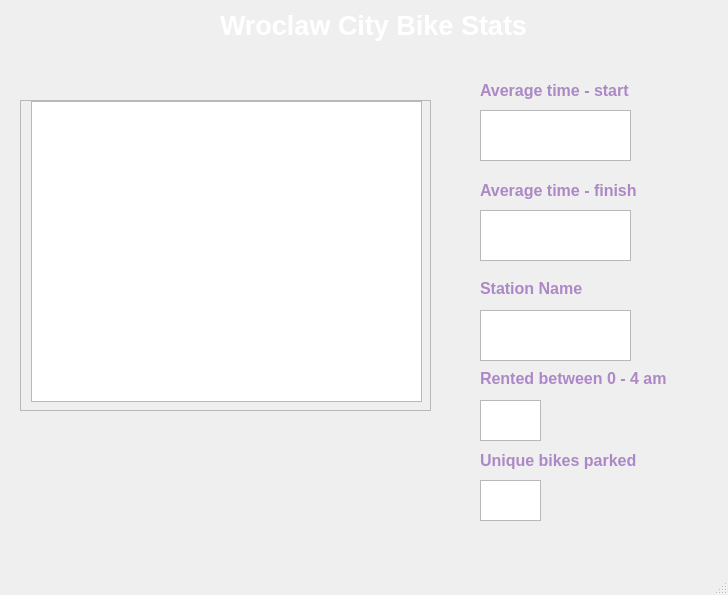
<?xml version="1.0" encoding="UTF-8"?>
<ui version="4.0">
 <class>MainWindow</class>
 <widget class="QMainWindow" name="MainWindow">
  <property name="geometry">
   <rect>
    <x>0</x>
    <y>0</y>
    <width>728</width>
    <height>595</height>
   </rect>
  </property>
  <property name="font">
   <font>
    <pointsize>12</pointsize>
   </font>
  </property>
  <property name="windowTitle">
   <string>MainWindow</string>
  </property>
  <widget class="QWidget" name="centralwidget">
   <widget class="QScrollArea" name="scrollArea">
    <property name="geometry">
     <rect>
      <x>20</x>
      <y>100</y>
      <width>411</width>
      <height>311</height>
     </rect>
    </property>
    <property name="widgetResizable">
     <bool>true</bool>
    </property>
    <widget class="QWidget" name="scrollAreaWidgetContents">
     <property name="geometry">
      <rect>
       <x>0</x>
       <y>0</y>
       <width>409</width>
       <height>309</height>
      </rect>
     </property>
     <widget class="QTableView" name="tableView">
      <property name="geometry">
       <rect>
        <x>10</x>
        <y>0</y>
        <width>391</width>
        <height>301</height>
       </rect>
      </property>
     </widget>
    </widget>
   </widget>
   <widget class="QLabel" name="label">
    <property name="geometry">
     <rect>
      <x>480</x>
      <y>60</y>
      <width>221</width>
      <height>61</height>
     </rect>
    </property>
    <property name="font">
     <font>
      <pointsize>12</pointsize>
      <bold>true</bold>
     </font>
    </property>
    <property name="styleSheet">
     <string notr="true">QLabel{
color: #AD88C6;
font-weight: bold;  
}</string>
    </property>
    <property name="text">
     <string>Average time - start</string>
    </property>
   </widget>
   <widget class="QLabel" name="label_2">
    <property name="geometry">
     <rect>
      <x>480</x>
      <y>180</y>
      <width>231</width>
      <height>21</height>
     </rect>
    </property>
    <property name="font">
     <font>
      <pointsize>12</pointsize>
      <bold>true</bold>
     </font>
    </property>
    <property name="styleSheet">
     <string notr="true">QLabel{
color: #AD88C6;
font-weight: bold;  
}</string>
    </property>
    <property name="text">
     <string>Average time - finish</string>
    </property>
   </widget>
   <widget class="QLabel" name="label_3">
    <property name="geometry">
     <rect>
      <x>480</x>
      <y>450</y>
      <width>171</width>
      <height>21</height>
     </rect>
    </property>
    <property name="font">
     <font>
      <pointsize>12</pointsize>
      <bold>true</bold>
     </font>
    </property>
    <property name="styleSheet">
     <string notr="true">QLabel{
color: #AD88C6;
  font-weight: bold;  
}</string>
    </property>
    <property name="text">
     <string>Unique bikes parked</string>
    </property>
   </widget>
   <widget class="QTextEdit" name="startAvgTime">
    <property name="geometry">
     <rect>
      <x>480</x>
      <y>110</y>
      <width>151</width>
      <height>51</height>
     </rect>
    </property>
    <property name="readOnly">
     <bool>true</bool>
    </property>
   </widget>
   <widget class="QTextEdit" name="finishAvgTime">
    <property name="geometry">
     <rect>
      <x>480</x>
      <y>210</y>
      <width>151</width>
      <height>51</height>
     </rect>
    </property>
    <property name="readOnly">
     <bool>true</bool>
    </property>
   </widget>
   <widget class="QTextEdit" name="uniqueBikesAmount">
    <property name="geometry">
     <rect>
      <x>480</x>
      <y>480</y>
      <width>61</width>
      <height>41</height>
     </rect>
    </property>
    <property name="readOnly">
     <bool>true</bool>
    </property>
   </widget>
   <widget class="QLabel" name="label_4">
    <property name="geometry">
     <rect>
      <x>480</x>
      <y>280</y>
      <width>111</width>
      <height>16</height>
     </rect>
    </property>
    <property name="font">
     <font>
      <pointsize>12</pointsize>
      <bold>true</bold>
     </font>
    </property>
    <property name="styleSheet">
     <string notr="true">QLabel{
color: #AD88C6;
  font-weight: bold;  
}</string>
    </property>
    <property name="text">
     <string>Station Name</string>
    </property>
   </widget>
   <widget class="QTextEdit" name="stationName">
    <property name="geometry">
     <rect>
      <x>480</x>
      <y>310</y>
      <width>151</width>
      <height>51</height>
     </rect>
    </property>
    <property name="readOnly">
     <bool>true</bool>
    </property>
   </widget>
   <widget class="QTextEdit" name="amountBetween04">
    <property name="geometry">
     <rect>
      <x>480</x>
      <y>400</y>
      <width>61</width>
      <height>41</height>
     </rect>
    </property>
    <property name="readOnly">
     <bool>true</bool>
    </property>
   </widget>
   <widget class="QLabel" name="label_5">
    <property name="geometry">
     <rect>
      <x>480</x>
      <y>370</y>
      <width>251</width>
      <height>16</height>
     </rect>
    </property>
    <property name="font">
     <font>
      <pointsize>12</pointsize>
      <bold>true</bold>
     </font>
    </property>
    <property name="styleSheet">
     <string notr="true">QLabel{
color: #AD88C6;
  font-weight: bold;  
}</string>
    </property>
    <property name="text">
     <string>Rented between 0 - 4 am</string>
    </property>
   </widget>
   <widget class="QLabel" name="label_6">
    <property name="geometry">
     <rect>
      <x>220</x>
      <y>0</y>
      <width>311</width>
      <height>51</height>
     </rect>
    </property>
    <property name="font">
     <font>
      <pointsize>20</pointsize>
      <bold>true</bold>
     </font>
    </property>
    <property name="styleSheet">
     <string notr="true">QLabel {
    font-size: 20pt; 
    color: white;  
    font-weight: bold;  
    text-align: center; 
}</string>
    </property>
    <property name="text">
     <string>Wroclaw City Bike Stats</string>
    </property>
   </widget>
  </widget>
  <widget class="QMenuBar" name="menubar">
   <property name="geometry">
    <rect>
     <x>0</x>
     <y>0</y>
     <width>728</width>
     <height>33</height>
    </rect>
   </property>
  </widget>
  <widget class="QStatusBar" name="statusbar"/>
 </widget>
 <resources/>
 <connections/>
</ui>
